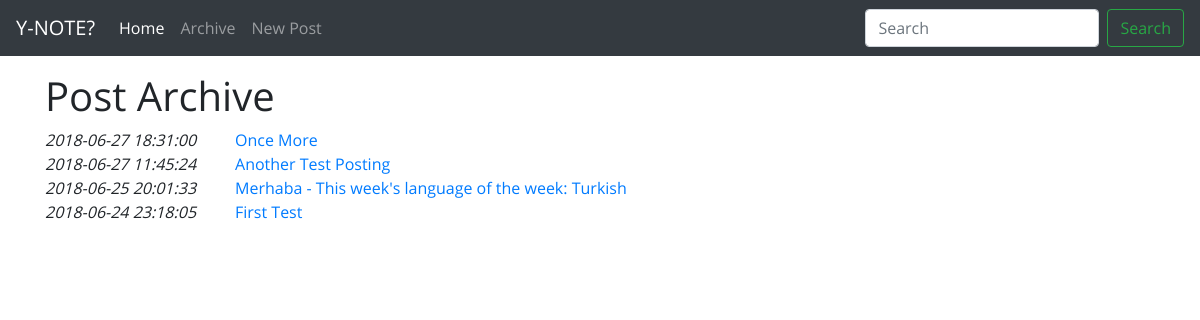
The app's page /archive.php, older data.
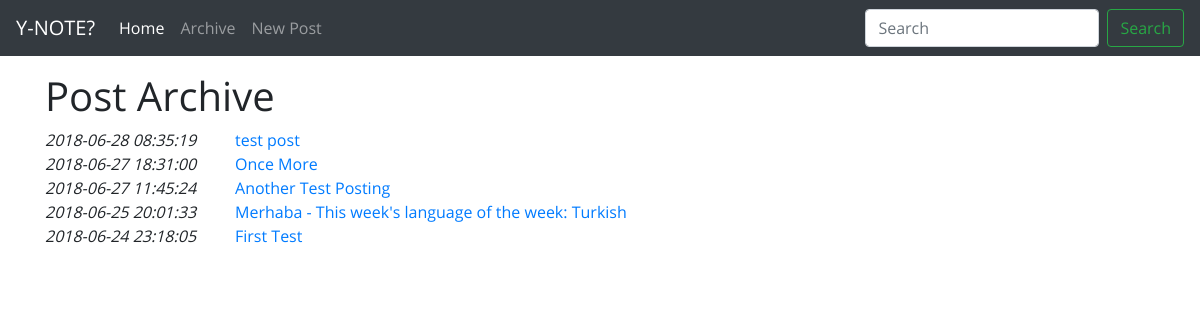
The same page, newer data.
### tables this page shows
CREATE TABLE `posts` (
  `id_post` int(11) NOT NULL AUTO_INCREMENT,
  `date_post` datetime DEFAULT NULL,
  `date_modified` datetime DEFAULT NULL,
  `title_post` varchar(255) DEFAULT NULL,
  `content` text,
  PRIMARY KEY (`id_post`)
);

### archive.php (the view, shortened to what this page needs)
<?php
    include "header.php";
    include "navbar.php";
    include_once "config.php";
    $sql = "SELECT id_post, date_post, title_post FROM posts ORDER BY date_post DESC";
    $result_sql = mysqli_query($db_handle, $sql);
    echo "<h1>Post Archive</h1>";
    while($row = mysqli_fetch_array($result_sql)) {
        echo <<<EOD
    <div class="row">
        <div class="col-md-2">
            <em>{$row['date_post']}</em>
        </div>
        <div class="col-md-10">
            <a href="readpost.php?id-post={$row['id_post']}">{$row['title_post']}</a>
        </div>
    </div>
EOD;
    }
    include "tail.php";

Row changes from the older to the newer data that the page shows:
added posts: date_post "2018-06-28 08:35:19", title_post "test post"
